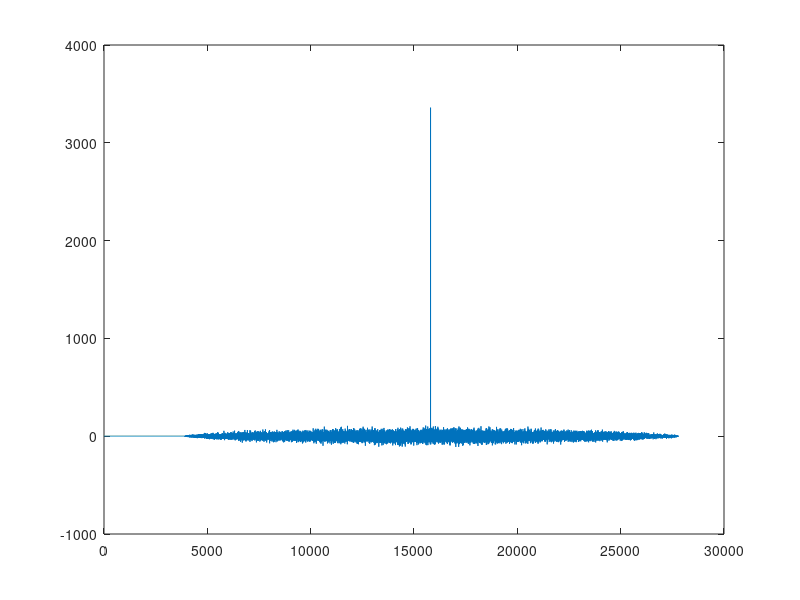

MATLAB code for this plot:
fs = 44100;
t = 0:0.1:999.9;

carrierfreq = 1000;

rand('seed',15);
header = 2*rand(1,10000) - 1;
header = header .* cos(2*pi*carrierfreq*t);


rand('seed',16);
array = 2*rand(1,1900) - 1;

rand('seed',117);
array2 = 2*rand(1,2000) - 1;

final = [array header array2]



poop = xcorr(final, header);

plot(poop);


